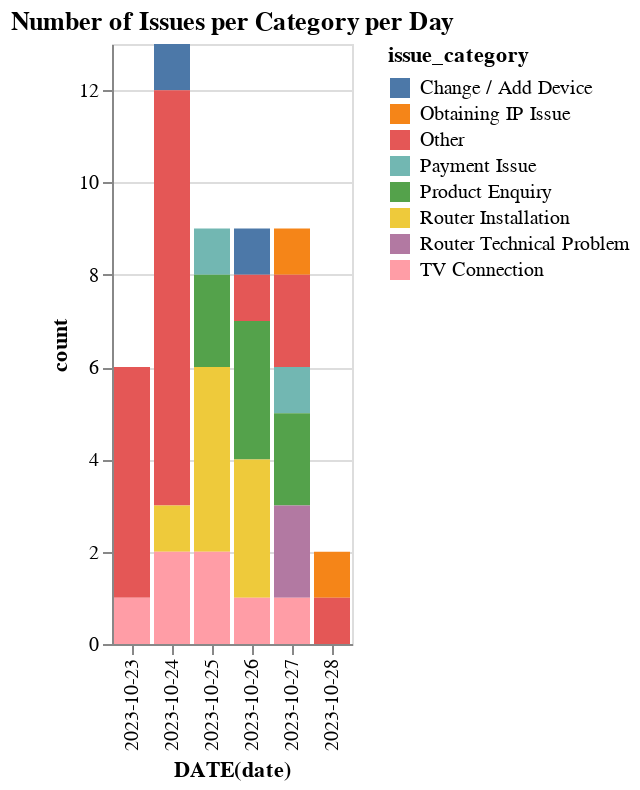

The code cell stored with this chart in its notebook:
### Markdown cell above
#### Altair

### Code cell
import altair as alt

alt.Chart(df).mark_bar().encode(
    x='DATE(date):O',
    y='count:Q',
    color='issue_category:N',
).properties(
    title='Number of Issues per Category per Day'
).interactive()

### Figure 1 — Vega-Lite specification as saved in the notebook (floating-point values rounded to 4 significant figures)
{"config": {"view": {"continuousWidth": 400, "continuousHeight": 300}}, "data": {"name": "data-e5849c93bf1d9a6ca251d38691e571fd"}, "mark": "bar", "encoding": {"color": {"field": "issue_category", "type": "nominal"}, "x": {"field": "DATE(date)", "type": "ordinal"}, "y": {"field": "count", "type": "quantitative"}}, "selection": {"selector003": {"type": "interval", "bind": "scales", "encodings": ["x", "y"]}}, "title": "Number of Issues per Category per Day", "$schema": "https://vega.github.io/schema/vega-lite/v4.17.0.json", "datasets": {"data-e5849c93bf1d9a6ca251d38691e571fd": [{"DATE(date)": "2023-10-23", "issue_category": "Other", "count": 5, "date": "2023-10-23T00:00:00"}, {"DATE(date)": "2023-10-23", "issue_category": "TV Connection", "count": 1, "date": "2023-10-23T00:00:00"}, {"DATE(date)": "2023-10-24", "issue_category": "Change / Add Device", "count": 1, "date": "2023-10-24T00:00:00"}, {"DATE(date)": "2023-10-24", "issue_category": "Other", "count": 9, "date": "2023-10-24T00:00:00"}, {"DATE(date)": "2023-10-24", "issue_category": "Router Installation", "count": 1, "date": "2023-10-24T00:00:00"}, {"DATE(date)": "2023-10-24", "issue_category": "TV Connection", "count": 2, "date": "2023-10-24T00:00:00"}, {"DATE(date)": "2023-10-25", "issue_category": "Payment Issue", "count": 1, "date": "2023-10-25T00:00:00"}, {"DATE(date)": "2023-10-25", "issue_category": "Product Enquiry", "count": 2, "date": "2023-10-25T00:00:00"}, {"DATE(date)": "2023-10-25", "issue_category": "Router Installation", "count": 4, "date": "2023-10-25T00:00:00"}, {"DATE(date)": "2023-10-25", "issue_category": "TV Connection", "count": 2, "date": "2023-10-25T00:00:00"}, {"DATE(date)": "2023-10-26", "issue_category": "Change / Add Device", "count": 1, "date": "2023-10-26T00:00:00"}, {"DATE(date)": "2023-10-26", "issue_category": "Other", "count": 1, "date": "2023-10-26T00:00:00"}, {"DATE(date)": "2023-10-26", "issue_category": "Product Enquiry", "count": 3, "date": "2023-10-26T00:00:00"}, {"DATE(date)": "2023-10-26", "issue_category": "Router Installation", "count": 3, "date": "2023-10-26T00:00:00"}, {"DATE(date)": "2023-10-26", "issue_category": "TV Connection", "count": 1, "date": "2023-10-26T00:00:00"}, {"DATE(date)": "2023-10-27", "issue_category": "Obtaining IP Issue", "count": 1, "date": "2023-10-27T00:00:00"}, {"DATE(date)": "2023-10-27", "issue_category": "Other", "count": 2, "date": "2023-10-27T00:00:00"}, {"DATE(date)": "2023-10-27", "issue_category": "Payment Issue", "count": 1, "date": "2023-10-27T00:00:00"}, {"DATE(date)": "2023-10-27", "issue_category": "Product Enquiry", "count": 2, "date": "2023-10-27T00:00:00"}, {"DATE(date)": "2023-10-27", "issue_category": "Router Technical Problem", "count": 2, "date": "2023-10-27T00:00:00"}, {"DATE(date)": "2023-10-27", "issue_category": "TV Connection", "count": 1, "date": "2023-10-27T00:00:00"}, {"DATE(date)": "2023-10-28", "issue_category": "Obtaining IP Issue", "count": 1, "date": "2023-10-28T00:00:00"}, {"DATE(date)": "2023-10-28", "issue_category": "Other", "count": 1, "date": "2023-10-28T00:00:00"}]}}
